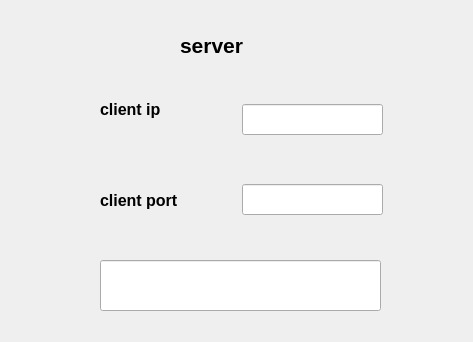
<?xml version="1.0" encoding="UTF-8"?>
<ui version="4.0">
 <class>Widget</class>
 <widget class="QWidget" name="Widget">
  <property name="geometry">
   <rect>
    <x>0</x>
    <y>0</y>
    <width>473</width>
    <height>342</height>
   </rect>
  </property>
  <property name="windowTitle">
   <string>Widget</string>
  </property>
  <widget class="QLabel" name="label">
   <property name="geometry">
    <rect>
     <x>180</x>
     <y>10</y>
     <width>101</width>
     <height>71</height>
    </rect>
   </property>
   <property name="text">
    <string>&lt;html&gt;&lt;head/&gt;&lt;body&gt;&lt;p&gt;&lt;span style=&quot; font-size:16pt; font-weight:700;&quot;&gt;server&lt;/span&gt;&lt;/p&gt;&lt;/body&gt;&lt;/html&gt;</string>
   </property>
  </widget>
  <widget class="QLineEdit" name="ipLineEdit">
   <property name="geometry">
    <rect>
     <x>242</x>
     <y>104</y>
     <width>141</width>
     <height>31</height>
    </rect>
   </property>
  </widget>
  <widget class="QLineEdit" name="portLineEdit">
   <property name="geometry">
    <rect>
     <x>242</x>
     <y>184</y>
     <width>141</width>
     <height>31</height>
    </rect>
   </property>
  </widget>
  <widget class="QLabel" name="label_2">
   <property name="geometry">
    <rect>
     <x>100</x>
     <y>100</y>
     <width>121</width>
     <height>41</height>
    </rect>
   </property>
   <property name="text">
    <string>&lt;html&gt;&lt;head/&gt;&lt;body&gt;&lt;p&gt;&lt;span style=&quot; font-size:12pt; font-weight:700;&quot;&gt;client ip&lt;/span&gt;&lt;/p&gt;&lt;p&gt;&lt;br/&gt;&lt;/p&gt;&lt;/body&gt;&lt;/html&gt;</string>
   </property>
  </widget>
  <widget class="QLabel" name="label_4">
   <property name="geometry">
    <rect>
     <x>100</x>
     <y>180</y>
     <width>121</width>
     <height>41</height>
    </rect>
   </property>
   <property name="text">
    <string>&lt;html&gt;&lt;head/&gt;&lt;body&gt;&lt;p&gt;&lt;span style=&quot; font-size:12pt; font-weight:700;&quot;&gt;client port&lt;/span&gt;&lt;/p&gt;&lt;/body&gt;&lt;/html&gt;</string>
   </property>
  </widget>
  <widget class="QLineEdit" name="mainLineEdit">
   <property name="geometry">
    <rect>
     <x>100</x>
     <y>260</y>
     <width>281</width>
     <height>51</height>
    </rect>
   </property>
  </widget>
 </widget>
 <resources/>
 <connections/>
</ui>
